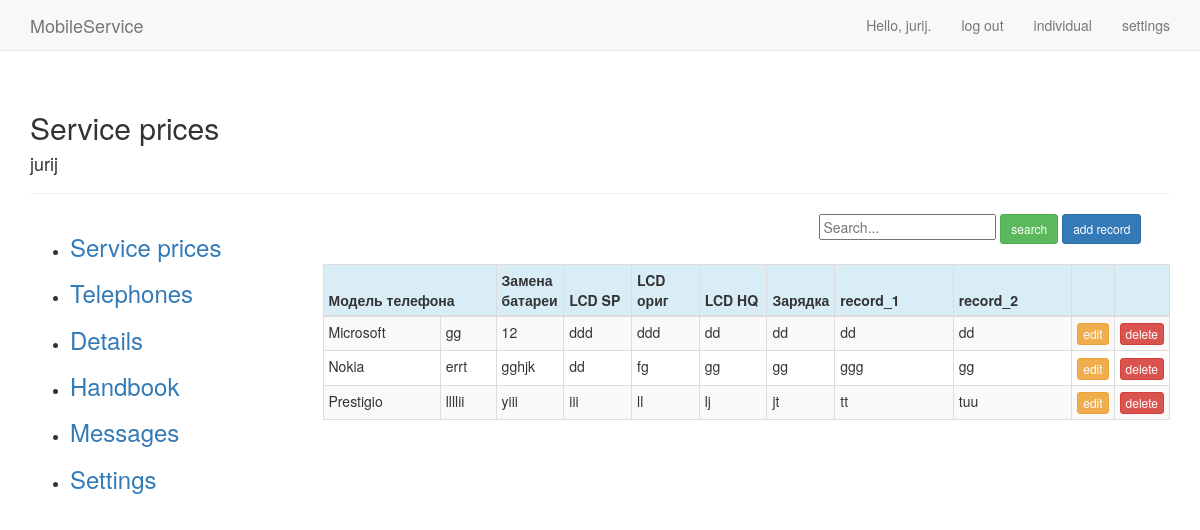
The page /users/service_prices/ (signed in) on the database its author committed.
### users/models.py (models this page shows, shortened)
class Price_list(models.Model):
    """модели"""
    SAM = 'Samsung'
    ALK = 'Alkatel'
    ASE = 'Aser'
    AMI = 'Amigo'
    AMO = 'Amoi'
    APL = 'IPhone'
    ASU = 'Asus'
    BBR = 'BlackBerry'
    BVI = 'BlackView'
    BLU = 'BLU'
    BQ = 'BQ'
    CAT = 'CAT'
    CAP = 'Caterpillar'
    COO = 'Coolpad'
    CUB = 'Cubot'
    DOO = 'Doogee'
    DOR = 'Doro'
    EST = 'Estar'
    ELE = 'Elephone'
    GIG = 'Gigabyte'
    GET = 'Getnord'
    GOO = 'Google'
    HTC = 'HTC'
    HP = 'HP'
    HOM = 'HomTom'
    KAZ = 'Kazam'
    MYP = 'MyPhone'
    NOU = 'Nous'
    ONE = 'OnePlus'
    OUK = 'Oukitel'
    PRE = 'Prestigio'
    ZTE = 'ZTE'
    ZOP = 'Zopo'
    HUA = 'Huawei'
    LEN = 'Lenovo'
    SON = 'Sony'
    LG = 'LG'
    MEI = 'Meizu'
    XIA = 'Xiaomi'
    MIR = 'Microsoft'
    NOK = 'Nokia'
    OTH = '------->'
    BRAND = ((APL, 'IPhone'), (SAM, 'Samsung'), (HUA, 'Huawei'), (MEI, 'Meizu'), (XIA, 'Xiaomi'), (NOK, 'Nokia'),
        (MIR, 'Microsoft'),(PRE, 'Prestigio'), (SON, 'Sony'), (ALK, 'Alcatel'), (ASU, 'Asus'), (ASE, 'Aser'),
        (AMI, 'Amigo'),(AMO, 'Amoi'),(BVI, 'BlackView'), (BLU, 'BLU'), (BQ, 'BQ'), (BBR, 'BlackBerry'),
        (CAT, 'CAT'), (CAP, 'Caterpillar'),(COO, 'Coolpad'),(CUB, 'Cubot'), (DOO, 'Doogee'), (DOR, 'Doro'),
        (ELE, 'Elephone'), (EST, 'Estar'), (GIG, 'Gigabyte'),(GET, 'Getnord'),(GOO, 'Google'), (HTC, 'HTC'),
        (HOM, 'HomTom'), (HP, 'HP'), (KAZ, 'Kazam'), (LEN, 'Lenovo'), (LG, 'Lg'),(MYP, 'MyPhone'),
        (NOU, 'Nous'), (ONE, 'OnePlus'), (OUK, 'Oukitel'), (ZOP, 'Zopo'), (ZTE, 'ZTE'), (OTH, '------->'))
    user_model = models.CharField(max_length=20,choices=BRAND)
    user_model_1 = models.CharField(max_length=20)
    battery_type = models.CharField(max_length=20,default='*')
    battery_replacement = models.CharField(max_length=6,default='*')
    LCD_SP = models.CharField(max_length=6,default='*')
    LCD_orig = models.CharField(max_length=6,default='*')
    LCD_HQ =  models.CharField(max_length=6,default='*')
    charging = models.CharField(max_length=6,default='*')
    record_1 = models.CharField(max_length=20,default='*')
    record_2 = models.CharField(max_length=20,default='*')
    record_3 = models.CharField(max_length=20,default='*')
    owner = models.ForeignKey(User, on_delete=models.CASCADE)

### users/views.py (the view)
# urls.py: path('service_prices/', views.service_prices, name='service_prices'),
@login_required
def service_prices(request):
    prices = Price_list.objects.filter(owner=request.user).order_by('user_model','user_model_1')
    context = {'prices': prices}
    return render(request, 'users/service_prices.html', context)

### users/templates/users/service_prices.html (shortened to what this page needs)
{% extends "mobile/base_1.html" %}
{% load bootstrap3 %}
{% block header %}
  <h2>Service prices</h2><h4>{{user.username}}</h4>
{% endblock header %}
{% block content %}
  <div class="row">
    <div class="col-sm-offset-7">
      <form action="{% url 'users:service_search' %}" method="get" autocomplete="off" >
        <input name="q" type="text" placeholder="Search...">
        <button type="submit" class="btn btn-success btn-sm">search</button>
        <a href="{% url 'users:service_new_record' %}" class="btn btn-primary btn-sm">add record</a>
      </form>
    </div>
  </div>
  <div class="row">
    <div class="col-sm-8">
    </div>
  </div>
<table class="table table-striped table-bordered table-condensed table-hover">
    <thead>
      <tr class="info">
        <th colspan="2">Модель телефона</th>
        <th style="width:8%">Замена батареи</th>
        <th style="width:8%">LCD SP</th>
        <th style="width:8%">LCD ориг</th>
        <th style="width:8%">LCD HQ</th>
        <th style="width:8%">Зарядка</th>
        <th style="width:14%">record_1</th>
        <th style="width:14%">record_2</th>
        <th style="width:5%"></th>
        <th style="width:5%"></th>
      </tr>
    </thead>
    <tbody>
      {% for price in prices %}
        <tr>
          <td>{{price.user_model}}</td>
          <td>{{price.user_model_1}}</td>
          <td>{{price.battery_replacement}}</td>
          <td>{{price.LCD_SP}}</td>
          <td>{{price.LCD_orig}}</td>
          <td>{{price.LCD_HQ}}</td>
          <td>{{price.charging}}</td>
          <td>{{price.record_1}}</td>
          <td>{{price.record_2}}</td>
          <td><a href="{% url 'users:service_edit' price.id %}" class="btn btn-warning btn-xs">edit</a></td>
          <td><a href="{% url 'users:service_delete' price.id %}" class="btn btn-danger btn-xs">delete</a></td>
        </tr>
      {% endfor %}
     </tbody>
 </table>
{% endblock content %}

### mobile/templates/mobile/base_1.html (shortened to what this page needs)
{% load bootstrap3 %}
<!DOCTYPE html>
<html lang="en">
  <head>
    {% bootstrap_css %}
  </head>
  <body>
    <nav class="navbar navbar-default navbar-static-top">
      <div class="container">
        <div class="navbar-header">
          <a class="navbar-brand" href="{% url 'mobile:index' %}">
              MobileService</a>
        </div>
        <div id="navbar" class="navbar-collapse collapse">
          <ul class="nav navbar-nav navbar-right">
            {% if user.is_authenticated %}
              <li><a>Hello, {{ user.username }}.</a></li>
              <li><a href="{% url 'users:logout' %}">log out</a></li>
              <li><a href="{% url 'users:individual' %}">individual</a></li>
              <li><a href="{% url 'send_email:settings_common' %}">settings</a></li>
            {% else %}
              <li><a href="{% url 'users:register' %}">register</a></li>
              <li><a href="{% url 'users:login' %}">log in</a></li>
            {% endif %}
          </ul>
        </div>
      </div>
    </nav>
    <div class="container">
      <div class="page-header">
        {% block header %}{% endblock header %}
        </div>
      <div class="row">
        <div class="col-xs-12 col-sm-3">
          <ul class="rounded">
            <li><a href="{% url 'users:service_prices' %}"><h3>Service prices</h3></a></li>
            <li><a href="{% url 'mobile:telephones' %}"><h3>Telephones</h3></a></li>
            <li><a href="{% url 'users:details' %}"><h3>Details</h3></a></li>
            <li><a href="{% url 'users:handbook' %}"><h3>Handbook</h3></a></li>
            <li><a href="{% url 'send_email:messages' %}"><h3>Messages</h3></li>
            <li><a href="{% url 'send_email:settings_common' %}"><h3>Settings</h3></a></li>
          </ul>
        </div>
        <div class="col-xs-12 col-sm-9">
          <div>
           {% block content %}{% endblock content %}
          </div>
        </div>
    </div>
  </body>
</html>

### rows shown on the page
Price_list: user_model "Microsoft", user_model_1 "gg", battery_replacement "12", LCD_SP "ddd", LCD_orig "ddd", LCD_HQ "dd", charging "dd", record_1 "dd", record_2 "dd"
Price_list: user_model "Nokia", user_model_1 "errt", battery_replacement "gghjk", LCD_SP "dd", LCD_orig "fg", LCD_HQ "gg", charging "gg", record_1 "ggg", record_2 "gg"
Price_list: user_model "Prestigio", user_model_1 "llllii", battery_replacement "yiii", LCD_SP "iii", LCD_orig "ll", LCD_HQ "lj", charging "jt", record_1 "tt", record_2 "tuu"

### other values the page prints
{{ user.username }} "jurij"
